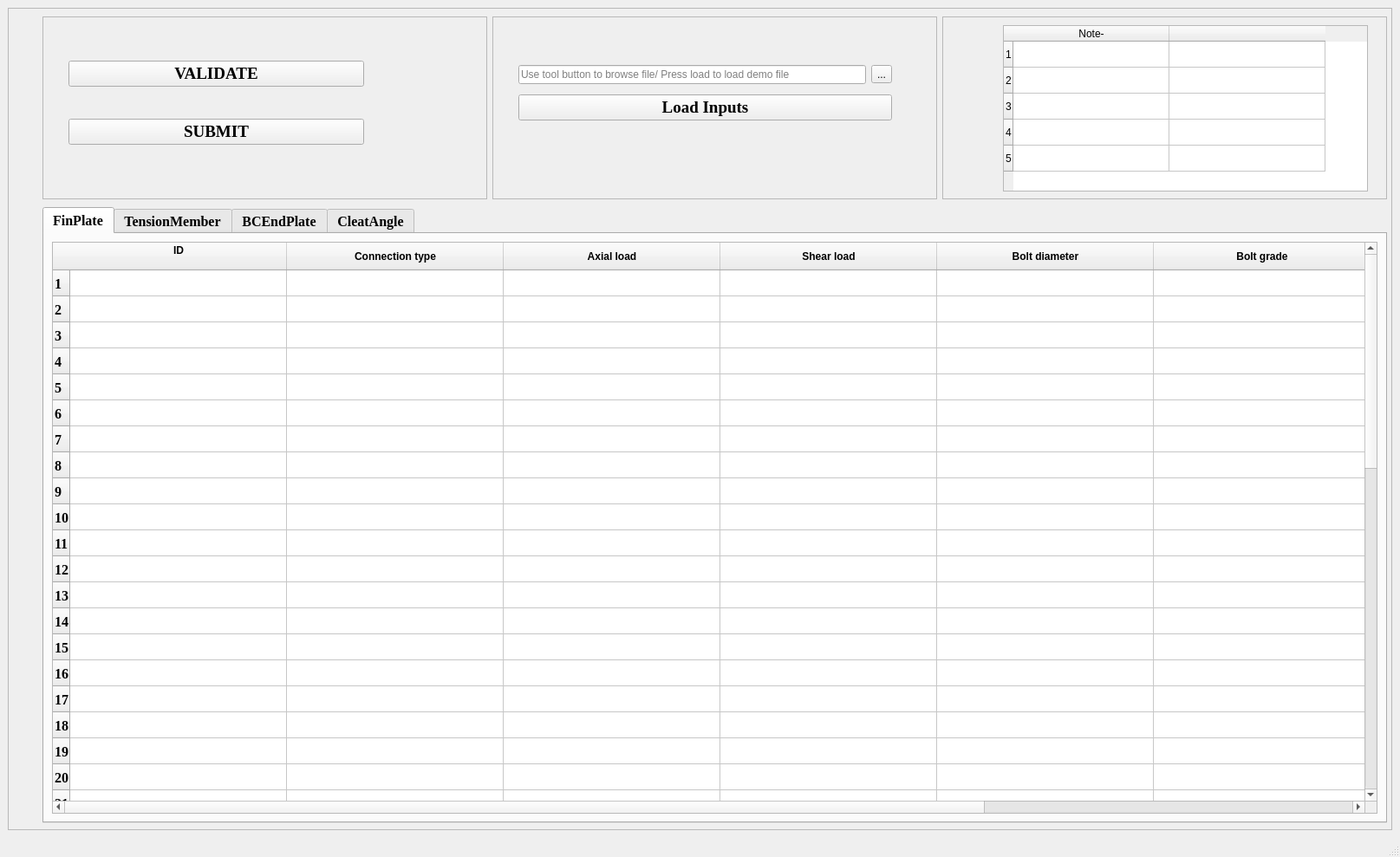
<?xml version="1.0" encoding="UTF-8"?>
<ui version="4.0">
 <class>MainWindow</class>
 <widget class="QMainWindow" name="MainWindow">
  <property name="geometry">
   <rect>
    <x>0</x>
    <y>0</y>
    <width>1615</width>
    <height>989</height>
   </rect>
  </property>
  <property name="windowTitle">
   <string>MainWindow</string>
  </property>
  <widget class="QWidget" name="centralwidget">
   <layout class="QGridLayout" name="gridLayout">
    <item row="0" column="1">
     <widget class="QFrame" name="frame">
      <property name="frameShape">
       <enum>QFrame::StyledPanel</enum>
      </property>
      <property name="frameShadow">
       <enum>QFrame::Raised</enum>
      </property>
      <widget class="QTabWidget" name="tabWidget_3">
       <property name="geometry">
        <rect>
         <x>40</x>
         <y>230</y>
         <width>1551</width>
         <height>711</height>
        </rect>
       </property>
       <property name="font">
        <font>
         <family>Times New Roman</family>
         <pointsize>12</pointsize>
         <weight>75</weight>
         <italic>false</italic>
         <bold>true</bold>
        </font>
       </property>
       <property name="currentIndex">
        <number>0</number>
       </property>
       <property name="documentMode">
        <bool>false</bool>
       </property>
       <property name="movable">
        <bool>true</bool>
       </property>
       <widget class="QWidget" name="tabWidget_3Page1">
        <attribute name="title">
         <string>FinPlate</string>
        </attribute>
        <layout class="QGridLayout" name="gridLayout_2">
         <item row="0" column="0">
          <widget class="QTableWidget" name="tableWidget">
           <property name="sizeAdjustPolicy">
            <enum>QAbstractScrollArea::AdjustToContents</enum>
           </property>
           <property name="wordWrap">
            <bool>true</bool>
           </property>
           <property name="rowCount">
            <number>50</number>
           </property>
           <property name="columnCount">
            <number>7</number>
           </property>
           <attribute name="horizontalHeaderCascadingSectionResizes">
            <bool>false</bool>
           </attribute>
           <attribute name="horizontalHeaderDefaultSectionSize">
            <number>250</number>
           </attribute>
           <attribute name="horizontalHeaderShowSortIndicator" stdset="0">
            <bool>true</bool>
           </attribute>
           <attribute name="horizontalHeaderStretchLastSection">
            <bool>false</bool>
           </attribute>
           <row/>
           <row/>
           <row/>
           <row/>
           <row/>
           <row/>
           <row/>
           <row/>
           <row/>
           <row/>
           <row/>
           <row/>
           <row/>
           <row/>
           <row/>
           <row/>
           <row/>
           <row/>
           <row/>
           <row/>
           <row/>
           <row/>
           <row/>
           <row/>
           <row/>
           <row/>
           <row/>
           <row/>
           <row/>
           <row/>
           <row/>
           <row/>
           <row/>
           <row/>
           <row/>
           <row/>
           <row/>
           <row/>
           <row/>
           <row/>
           <row/>
           <row/>
           <row/>
           <row/>
           <row/>
           <row/>
           <row/>
           <row/>
           <row/>
           <row/>
           <column>
            <property name="text">
             <string>ID
</string>
            </property>
            <property name="font">
             <font>
              <weight>75</weight>
              <bold>true</bold>
             </font>
            </property>
           </column>
           <column>
            <property name="text">
             <string>Connection type</string>
            </property>
            <property name="font">
             <font>
              <weight>75</weight>
              <bold>true</bold>
             </font>
            </property>
           </column>
           <column>
            <property name="text">
             <string>Axial load</string>
            </property>
            <property name="font">
             <font>
              <weight>75</weight>
              <bold>true</bold>
             </font>
            </property>
           </column>
           <column>
            <property name="text">
             <string>Shear load</string>
            </property>
            <property name="font">
             <font>
              <weight>75</weight>
              <bold>true</bold>
             </font>
            </property>
           </column>
           <column>
            <property name="text">
             <string>Bolt diameter</string>
            </property>
            <property name="font">
             <font>
              <weight>75</weight>
              <bold>true</bold>
             </font>
            </property>
           </column>
           <column>
            <property name="text">
             <string>Bolt grade</string>
            </property>
            <property name="font">
             <font>
              <weight>75</weight>
              <bold>true</bold>
             </font>
            </property>
           </column>
           <column>
            <property name="text">
             <string>Plate thickness</string>
            </property>
            <property name="font">
             <font>
              <weight>75</weight>
              <bold>true</bold>
             </font>
            </property>
           </column>
          </widget>
         </item>
        </layout>
       </widget>
       <widget class="QWidget" name="tab">
        <attribute name="title">
         <string>TensionMember</string>
        </attribute>
        <layout class="QHBoxLayout" name="horizontalLayout">
         <item>
          <widget class="QTableWidget" name="tableWidget_2">
           <property name="horizontalScrollMode">
            <enum>QAbstractItemView::ScrollPerItem</enum>
           </property>
           <property name="rowCount">
            <number>50</number>
           </property>
           <attribute name="horizontalHeaderCascadingSectionResizes">
            <bool>true</bool>
           </attribute>
           <attribute name="horizontalHeaderDefaultSectionSize">
            <number>250</number>
           </attribute>
           <attribute name="horizontalHeaderShowSortIndicator" stdset="0">
            <bool>false</bool>
           </attribute>
           <attribute name="horizontalHeaderStretchLastSection">
            <bool>false</bool>
           </attribute>
           <row/>
           <row/>
           <row/>
           <row/>
           <row/>
           <row/>
           <row/>
           <row/>
           <row/>
           <row/>
           <row/>
           <row/>
           <row/>
           <row/>
           <row/>
           <row/>
           <row/>
           <row/>
           <row/>
           <row/>
           <row/>
           <row/>
           <row/>
           <row/>
           <row/>
           <row/>
           <row/>
           <row/>
           <row/>
           <row/>
           <row/>
           <row/>
           <row/>
           <row/>
           <row/>
           <row/>
           <row/>
           <row/>
           <row/>
           <row/>
           <row/>
           <row/>
           <row/>
           <row/>
           <row/>
           <row/>
           <row/>
           <row/>
           <row/>
           <row/>
           <column>
            <property name="text">
             <string>ID
</string>
            </property>
            <property name="font">
             <font>
              <weight>75</weight>
              <bold>true</bold>
             </font>
            </property>
           </column>
           <column>
            <property name="text">
             <string>Member length</string>
            </property>
            <property name="font">
             <font>
              <weight>75</weight>
              <bold>true</bold>
             </font>
            </property>
           </column>
           <column>
            <property name="text">
             <string>Tensile load</string>
            </property>
            <property name="font">
             <font>
              <weight>75</weight>
              <bold>true</bold>
             </font>
            </property>
           </column>
           <column>
            <property name="text">
             <string>Support condition at End 1</string>
            </property>
            <property name="font">
             <font>
              <weight>75</weight>
              <bold>true</bold>
             </font>
            </property>
           </column>
           <column>
            <property name="text">
             <string>Support condition at End 2</string>
            </property>
            <property name="font">
             <font>
              <weight>75</weight>
              <bold>true</bold>
             </font>
            </property>
           </column>
          </widget>
         </item>
        </layout>
       </widget>
       <widget class="QWidget" name="tab_2">
        <attribute name="title">
         <string>BCEndPlate</string>
        </attribute>
        <layout class="QGridLayout" name="gridLayout_8">
         <item row="1" column="0">
          <spacer name="verticalSpacer">
           <property name="orientation">
            <enum>Qt::Vertical</enum>
           </property>
           <property name="sizeType">
            <enum>QSizePolicy::Minimum</enum>
           </property>
           <property name="sizeHint" stdset="0">
            <size>
             <width>20</width>
             <height>40</height>
            </size>
           </property>
          </spacer>
         </item>
         <item row="2" column="0">
          <widget class="QTableWidget" name="tableWidget_3">
           <property name="rowCount">
            <number>50</number>
           </property>
           <property name="columnCount">
            <number>8</number>
           </property>
           <attribute name="horizontalHeaderDefaultSectionSize">
            <number>250</number>
           </attribute>
           <row/>
           <row/>
           <row/>
           <row/>
           <row/>
           <row/>
           <row/>
           <row/>
           <row/>
           <row/>
           <row/>
           <row/>
           <row/>
           <row/>
           <row/>
           <row/>
           <row/>
           <row/>
           <row/>
           <row/>
           <row/>
           <row/>
           <row/>
           <row/>
           <row/>
           <row/>
           <row/>
           <row/>
           <row/>
           <row/>
           <row/>
           <row/>
           <row/>
           <row/>
           <row/>
           <row/>
           <row/>
           <row/>
           <row/>
           <row/>
           <row/>
           <row/>
           <row/>
           <row/>
           <row/>
           <row/>
           <row/>
           <row/>
           <row/>
           <row/>
           <column>
            <property name="text">
             <string>ID</string>
            </property>
            <property name="font">
             <font>
              <weight>75</weight>
              <bold>true</bold>
             </font>
            </property>
           </column>
           <column>
            <property name="text">
             <string>End plate type</string>
            </property>
            <property name="font">
             <font>
              <weight>75</weight>
              <bold>true</bold>
             </font>
            </property>
           </column>
           <column>
            <property name="text">
             <string>Shear load</string>
            </property>
            <property name="font">
             <font>
              <weight>75</weight>
              <bold>true</bold>
             </font>
            </property>
           </column>
           <column>
            <property name="text">
             <string>Axial Load</string>
            </property>
            <property name="font">
             <font>
              <weight>75</weight>
              <bold>true</bold>
             </font>
            </property>
           </column>
           <column>
            <property name="text">
             <string>Moment Load</string>
            </property>
            <property name="font">
             <font>
              <weight>75</weight>
              <bold>true</bold>
             </font>
            </property>
           </column>
           <column>
            <property name="text">
             <string>Bolt diameter
</string>
            </property>
            <property name="font">
             <font>
              <weight>75</weight>
              <bold>true</bold>
             </font>
            </property>
           </column>
           <column>
            <property name="text">
             <string>Bolt grade
</string>
            </property>
            <property name="font">
             <font>
              <weight>75</weight>
              <bold>true</bold>
             </font>
            </property>
           </column>
           <column>
            <property name="text">
             <string>Plate thickness
</string>
            </property>
            <property name="font">
             <font>
              <weight>75</weight>
              <bold>true</bold>
             </font>
            </property>
           </column>
          </widget>
         </item>
        </layout>
       </widget>
       <widget class="QWidget" name="tab_3">
        <attribute name="title">
         <string>CleatAngle</string>
        </attribute>
        <layout class="QGridLayout" name="gridLayout_9">
         <item row="0" column="0">
          <widget class="QTableWidget" name="tableWidget_4">
           <property name="rowCount">
            <number>50</number>
           </property>
           <attribute name="horizontalHeaderDefaultSectionSize">
            <number>250</number>
           </attribute>
           <attribute name="verticalHeaderDefaultSectionSize">
            <number>40</number>
           </attribute>
           <row/>
           <row/>
           <row/>
           <row/>
           <row/>
           <row/>
           <row/>
           <row/>
           <row/>
           <row/>
           <row/>
           <row/>
           <row/>
           <row/>
           <row/>
           <row/>
           <row/>
           <row/>
           <row/>
           <row/>
           <row/>
           <row/>
           <row/>
           <row/>
           <row/>
           <row/>
           <row/>
           <row/>
           <row/>
           <row/>
           <row/>
           <row/>
           <row/>
           <row/>
           <row/>
           <row/>
           <row/>
           <row/>
           <row/>
           <row/>
           <row/>
           <row/>
           <row/>
           <row/>
           <row/>
           <row/>
           <row/>
           <row/>
           <row/>
           <row/>
           <column>
            <property name="text">
             <string>ID
</string>
            </property>
            <property name="font">
             <font>
              <weight>75</weight>
              <bold>true</bold>
             </font>
            </property>
           </column>
           <column>
            <property name="text">
             <string>Angle leg 1</string>
            </property>
            <property name="font">
             <font>
              <weight>75</weight>
              <bold>true</bold>
             </font>
            </property>
           </column>
           <column>
            <property name="text">
             <string>Angle leg 2</string>
            </property>
            <property name="font">
             <font>
              <weight>75</weight>
              <bold>true</bold>
             </font>
            </property>
           </column>
           <column>
            <property name="text">
             <string>Angle thickness</string>
            </property>
            <property name="font">
             <font>
              <weight>75</weight>
              <bold>true</bold>
             </font>
            </property>
           </column>
           <column>
            <property name="text">
             <string>Shear load</string>
            </property>
            <property name="font">
             <font>
              <weight>75</weight>
              <bold>true</bold>
             </font>
            </property>
           </column>
           <column>
            <property name="text">
             <string>Bolt diameter</string>
            </property>
            <property name="font">
             <font>
              <weight>75</weight>
              <bold>true</bold>
             </font>
            </property>
           </column>
           <column>
            <property name="text">
             <string>Bolt grade</string>
            </property>
            <property name="font">
             <font>
              <weight>75</weight>
              <bold>true</bold>
             </font>
            </property>
           </column>
          </widget>
         </item>
        </layout>
       </widget>
      </widget>
      <widget class="QWidget" name="layoutWidget">
       <property name="geometry">
        <rect>
         <x>40</x>
         <y>10</y>
         <width>1551</width>
         <height>211</height>
        </rect>
       </property>
       <layout class="QHBoxLayout" name="horizontalLayout_2">
        <item>
         <widget class="QFrame" name="frame_2">
          <property name="frameShape">
           <enum>QFrame::StyledPanel</enum>
          </property>
          <property name="frameShadow">
           <enum>QFrame::Raised</enum>
          </property>
          <widget class="QWidget" name="layoutWidget">
           <property name="geometry">
            <rect>
             <x>30</x>
             <y>20</y>
             <width>341</width>
             <height>161</height>
            </rect>
           </property>
           <layout class="QVBoxLayout" name="verticalLayout">
            <item>
             <widget class="QPushButton" name="pushButton">
              <property name="font">
               <font>
                <family>Times New Roman</family>
                <pointsize>14</pointsize>
                <weight>75</weight>
                <bold>true</bold>
               </font>
              </property>
              <property name="text">
               <string>VALIDATE</string>
              </property>
              <property name="checkable">
               <bool>false</bool>
              </property>
             </widget>
            </item>
            <item>
             <widget class="QPushButton" name="pushButton_3">
              <property name="font">
               <font>
                <family>Times New Roman</family>
                <pointsize>14</pointsize>
                <weight>75</weight>
                <bold>true</bold>
               </font>
              </property>
              <property name="text">
               <string>SUBMIT</string>
              </property>
             </widget>
            </item>
           </layout>
          </widget>
         </widget>
        </item>
        <item>
         <widget class="QFrame" name="frame_3">
          <property name="frameShape">
           <enum>QFrame::StyledPanel</enum>
          </property>
          <property name="frameShadow">
           <enum>QFrame::Raised</enum>
          </property>
          <widget class="QWidget" name="layoutWidget_2">
           <property name="geometry">
            <rect>
             <x>30</x>
             <y>50</y>
             <width>431</width>
             <height>76</height>
            </rect>
           </property>
           <layout class="QGridLayout" name="gridLayout_6">
            <item row="0" column="0">
             <layout class="QHBoxLayout" name="horizontalLayout_3">
              <item>
               <widget class="QLineEdit" name="lineEdit">
                <property name="readOnly">
                 <bool>true</bool>
                </property>
                <property name="placeholderText">
                 <string>Use tool button to browse file/ Press load to load demo file</string>
                </property>
               </widget>
              </item>
              <item>
               <widget class="QToolButton" name="toolButton">
                <property name="text">
                 <string>...</string>
                </property>
                <property name="popupMode">
                 <enum>QToolButton::InstantPopup</enum>
                </property>
               </widget>
              </item>
             </layout>
            </item>
            <item row="1" column="0">
             <widget class="QPushButton" name="pushButton_2">
              <property name="font">
               <font>
                <family>Times New Roman</family>
                <pointsize>14</pointsize>
                <weight>75</weight>
                <bold>true</bold>
               </font>
              </property>
              <property name="text">
               <string>Load Inputs</string>
              </property>
             </widget>
            </item>
           </layout>
          </widget>
         </widget>
        </item>
        <item>
         <widget class="QFrame" name="frame_4">
          <property name="frameShape">
           <enum>QFrame::StyledPanel</enum>
          </property>
          <property name="frameShadow">
           <enum>QFrame::Raised</enum>
          </property>
          <widget class="QTableWidget" name="note_table">
           <property name="geometry">
            <rect>
             <x>70</x>
             <y>10</y>
             <width>421</width>
             <height>192</height>
            </rect>
           </property>
           <property name="sizeAdjustPolicy">
            <enum>QAbstractScrollArea::AdjustToContentsOnFirstShow</enum>
           </property>
           <property name="rowCount">
            <number>5</number>
           </property>
           <property name="columnCount">
            <number>2</number>
           </property>
           <attribute name="horizontalHeaderCascadingSectionResizes">
            <bool>false</bool>
           </attribute>
           <attribute name="horizontalHeaderDefaultSectionSize">
            <number>180</number>
           </attribute>
           <attribute name="horizontalHeaderMinimumSectionSize">
            <number>100</number>
           </attribute>
           <attribute name="horizontalHeaderShowSortIndicator" stdset="0">
            <bool>false</bool>
           </attribute>
           <attribute name="horizontalHeaderStretchLastSection">
            <bool>false</bool>
           </attribute>
           <attribute name="verticalHeaderCascadingSectionResizes">
            <bool>false</bool>
           </attribute>
           <attribute name="verticalHeaderShowSortIndicator" stdset="0">
            <bool>false</bool>
           </attribute>
           <attribute name="verticalHeaderStretchLastSection">
            <bool>false</bool>
           </attribute>
           <row/>
           <row/>
           <row/>
           <row/>
           <row/>
           <column>
            <property name="text">
             <string>Note-</string>
            </property>
           </column>
           <column>
            <property name="text">
             <string/>
            </property>
           </column>
          </widget>
         </widget>
        </item>
       </layout>
      </widget>
     </widget>
    </item>
   </layout>
  </widget>
  <widget class="QMenuBar" name="menubar">
   <property name="geometry">
    <rect>
     <x>0</x>
     <y>0</y>
     <width>1615</width>
     <height>26</height>
    </rect>
   </property>
  </widget>
  <widget class="QStatusBar" name="statusbar"/>
 </widget>
 <resources/>
 <connections/>
</ui>
